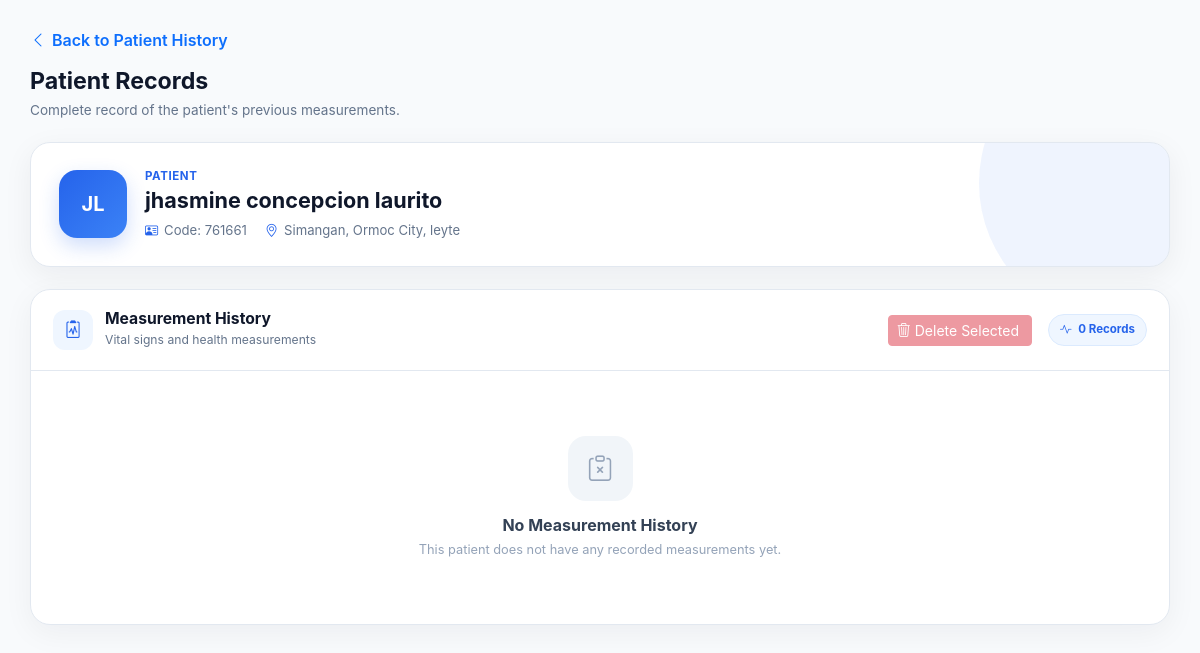
Screenshot of /healthcare_staff/patient-history-list.php?user_id=62 with the database file from the repository.
### tables this page shows
CREATE TABLE `users` (
  `id` int(11) NOT NULL,
  `fullname` varchar(100) NOT NULL,
  `last_name` varchar(50) DEFAULT NULL,
  `first_name` varchar(50) DEFAULT NULL,
  `middle_name` varchar(50) DEFAULT NULL,
  `suffix` varchar(20) DEFAULT NULL,
  `age` int(11) DEFAULT NULL,
  `birth_date` date DEFAULT NULL,
  `gender` enum('Male','Female') DEFAULT NULL,
  `address` text DEFAULT NULL,
  `barangay` varchar(100) DEFAULT NULL,
  `city_municipality` varchar(100) DEFAULT NULL,
  `province` varchar(100) DEFAULT NULL,
  `code_number` varchar(6) NOT NULL,
  `role` enum('admin','patient') NOT NULL,
  `created_at` timestamp NOT NULL DEFAULT current_timestamp(),
  `contact_number` varchar(20) DEFAULT NULL,
  `service_type` varchar(50) NOT NULL,
  `patient_number` int(11) NOT NULL DEFAULT 0,
  `blood_type` varchar(5) DEFAULT NULL
);

### healthcare_staff/patient-history-list.php (the view, shortened to what the rows shown need)
<?php
$user_id = (int)$_GET['user_id'];
$patientQuery = mysqli_query(
    $conn,
    "SELECT *
     FROM users
     WHERE id = '$user_id'
     LIMIT 1"
);
$patient = mysqli_fetch_assoc($patientQuery);
$fullname = trim(
    $patient['fullname'] ?? 'Patient'
);
$nameParts = preg_split(
    '/\s+/',
    $fullname
);
if (count($nameParts) >= 2) {
    $initials =
        strtoupper(
            substr($nameParts[0], 0, 1)
        ) .
        strtoupper(
            substr(end($nameParts), 0, 1)
        );
} else {
    $initials =
        strtoupper(
            substr($fullname, 0, 2)
        );
}
?>
<!DOCTYPE html>
<html lang="en">
<head>
    <link
        href="https://cdn.jsdelivr.net/npm/bootstrap@5.3.3/dist/css/bootstrap.min.css"
        rel="stylesheet"
    >
    <link
        rel="stylesheet"
        href="https://cdn.jsdelivr.net/npm/bootstrap-icons@1.11.3/font/bootstrap-icons.min.css"
    >
    <link
        rel="stylesheet"
        href="../../css/patient-history-list.css"
    >
    <link
        rel="stylesheet"
        href="../../css/theme.css"
    >
</head>
<body>
<div class="history-wrapper">
    <div class="history-topbar">
        <div>
            <h1
                class="page-title mt-3 fade-delay fade-delay-2"
            >
                Patient Records
            </h1>
        </div>
    </div>
    <div
        class="patient-header-card fade-delay fade-delay-4"
    >
        <div
            class="patient-header-content fade-delay fade-delay-5"
        >
            <div class="patient-avatar">
                <?= htmlspecialchars($initials) ?>
            </div>
            <div>
                <div class="patient-id">
                    PATIENT
                </div>
                <h2 class="patient-name">
                    <?= htmlspecialchars($fullname) ?>
                </h2>
                <div class="patient-details">
                    <span class="patient-detail">
                        <i class="bi bi-person-vcard"></i>
                        Code:
                        <?= htmlspecialchars(
                            $patient['code_number'] ?? '--'
                        ) ?>
                    </span>
                    <span class="patient-detail">
                        <i class="bi bi-geo-alt"></i>
                        <?= htmlspecialchars(
                            $patient['address'] ?? '--'
                        ) ?>
                    </span>
                </div>
            </div>
        </div>
    </div>
</div>
</body>
</html>

### rows the page displays
users: initials "JL", fullname "jhasmine concepcion laurito", code_number "761661", address "Simangan, Ormoc City, leyte"

### other values shown
$measurementCount "0"
